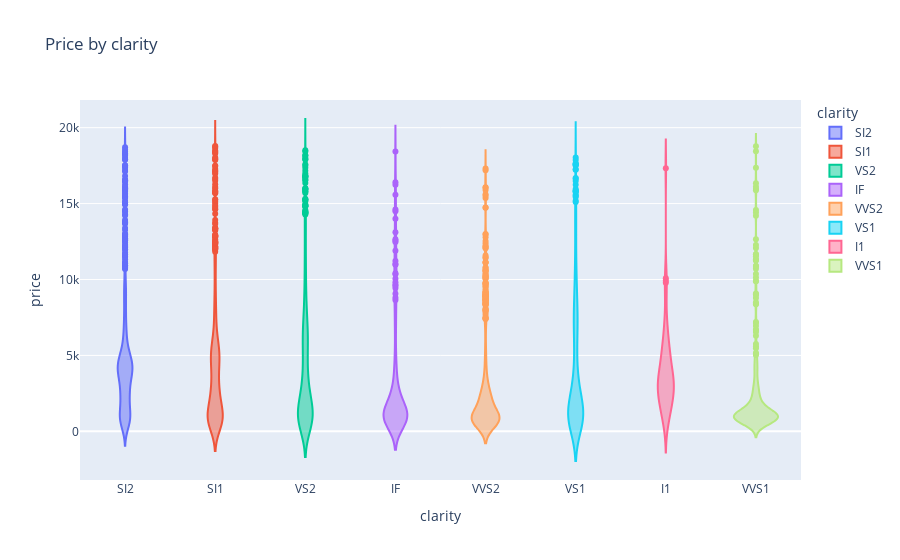

Here is the notebook cell this chart was saved with:
### Code cell
plot_diamonds_price_by(diamonds, 'clarity')

### Figure 1 — Plotly figure (JSON) as saved in the notebook; plotly's stock layout.template omitted (floating-point values rounded to 4 significant figures; data arrays with more than 128 entries replaced by an {"elided": "..."} marker saying what was removed)
{"data": [{"alignmentgroup": "True", "box": {"visible": false}, "hovertemplate": "clarity=%{x}<br>price=%{y}<extra></extra>", "legendgroup": "SI2", "marker": {"color": "#636efa"}, "name": "SI2", "offsetgroup": "SI2", "orientation": "v", "scalegroup": "True", "showlegend": true, "type": "violin", "x": {"elided": "843 str values"}, "x0": " ", "xaxis": "x", "y": {"elided": "843 int values"}, "y0": " ", "yaxis": "y"}, {"alignmentgroup": "True", "box": {"visible": false}, "hovertemplate": "clarity=%{x}<br>price=%{y}<extra></extra>", "legendgroup": "SI1", "marker": {"color": "#EF553B"}, "name": "SI1", "offsetgroup": "SI1", "orientation": "v", "scalegroup": "True", "showlegend": true, "type": "violin", "x": {"elided": "1191 str values"}, "x0": " ", "xaxis": "x", "y": {"elided": "1191 int values"}, "y0": " ", "yaxis": "y"}, {"alignmentgroup": "True", "box": {"visible": false}, "hovertemplate": "clarity=%{x}<br>price=%{y}<extra></extra>", "legendgroup": "VS2", "marker": {"color": "#00cc96"}, "name": "VS2", "offsetgroup": "VS2", "orientation": "v", "scalegroup": "True", "showlegend": true, "type": "violin", "x": {"elided": "1131 str values"}, "x0": " ", "xaxis": "x", "y": {"elided": "1131 int values"}, "y0": " ", "yaxis": "y"}, {"alignmentgroup": "True", "box": {"visible": false}, "hovertemplate": "clarity=%{x}<br>price=%{y}<extra></extra>", "legendgroup": "IF", "marker": {"color": "#ab63fa"}, "name": "IF", "offsetgroup": "IF", "orientation": "v", "scalegroup": "True", "showlegend": true, "type": "violin", "x": {"elided": "150 str values"}, "x0": " ", "xaxis": "x", "y": {"elided": "150 int values"}, "y0": " ", "yaxis": "y"}, {"alignmentgroup": "True", "box": {"visible": false}, "hovertemplate": "clarity=%{x}<br>price=%{y}<extra></extra>", "legendgroup": "VVS2", "marker": {"color": "#FFA15A"}, "name": "VVS2", "offsetgroup": "VVS2", "orientation": "v", "scalegroup": "True", "showlegend": true, "type": "violin", "x": {"elided": "464 str values"}, "x0": " ", "xaxis": "x", "y": {"elided": "464 int values"}, "y0": " ", "yaxis": "y"}, {"alignmentgroup": "True", "box": {"visible": false}, "hovertemplate": "clarity=%{x}<br>price=%{y}<extra></extra>", "legendgroup": "VS1", "marker": {"color": "#19d3f3"}, "name": "VS1", "offsetgroup": "VS1", "orientation": "v", "scalegroup": "True", "showlegend": true, "type": "violin", "x": {"elided": "801 str values"}, "x0": " ", "xaxis": "x", "y": {"elided": "801 int values"}, "y0": " ", "yaxis": "y"}, {"alignmentgroup": "True", "box": {"visible": false}, "hovertemplate": "clarity=%{x}<br>price=%{y}<extra></extra>", "legendgroup": "I1", "marker": {"color": "#FF6692"}, "name": "I1", "offsetgroup": "I1", "orientation": "v", "scalegroup": "True", "showlegend": true, "type": "violin", "x": ["I1", "I1", "I1", "I1", "I1", "I1", "I1", "I1", "I1", "I1", "I1", "I1", "I1", "I1", "I1", "I1", "I1", "I1", "I1", "I1", "I1", "I1", "I1", "I1", "I1", "I1", "I1", "I1", "I1", "I1", "I1", "I1", "I1", "I1", "I1", "I1", "I1", "I1", "I1", "I1", "I1", "I1", "I1", "I1", "I1", "I1", "I1", "I1", "I1", "I1", "I1", "I1", "I1", "I1", "I1", "I1", "I1", "I1", "I1", "I1", "I1", "I1", "I1", "I1"], "x0": " ", "xaxis": "x", "y": [8711, 2220, 1599, 6597, 1739, 490, 2068, 2844, 4139, 9789, 3230, 3136, 1158, 3544, 2788, 2398, 6788, 5607, 2647, 1037, 2239, 10076, 3584, 1324, 3060, 2342, 3755, 5027, 530, 3394, 5914, 3459, 4277, 4643, 1637, 7229, 6912, 3011, 5510, 3696, 1939, 4324, 2809, 17329, 2387, 2608, 3179, 770, 9925, 1621, 1140, 5074, 3864, 3444, 2225, 3377, 3718, 4939, 5593, 4648, 5203, 3328, 5240, 2396], "y0": " ", "yaxis": "y"}, {"alignmentgroup": "True", "box": {"visible": false}, "hovertemplate": "clarity=%{x}<br>price=%{y}<extra></extra>", "legendgroup": "VVS1", "marker": {"color": "#B6E880"}, "name": "VVS1", "offsetgroup": "VVS1", "orientation": "v", "scalegroup": "True", "showlegend": true, "type": "violin", "x": {"elided": "345 str values"}, "x0": " ", "xaxis": "x", "y": {"elided": "345 int values"}, "y0": " ", "yaxis": "y"}], "layout": {"legend": {"title": {"text": "clarity"}, "tracegroupgap": 0}, "title": {"text": "Price by clarity"}, "violinmode": "overlay", "xaxis": {"anchor": "y", "categoryarray": ["SI2", "SI1", "VS2", "IF", "VVS2", "VS1", "I1", "VVS1"], "categoryorder": "array", "domain": [0, 1], "title": {"text": "clarity"}}, "yaxis": {"anchor": "x", "domain": [0, 1], "title": {"text": "price"}}}}
